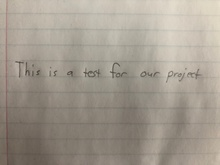
%> input picture image_processing/test_imgs/test_2.JPG, 220 x 165 px, shrunk from 4032 x 3024 before the run
$ octave --eval "result = find_chars('../test_imgs/test_2.JPG');"   (GNU Octave 9; MATLAB toolbox functions it lacks are replaced by stand-ins)
%> lines starting %> are read from the running program, lines starting %| are printed output that depends on the picture; in (x1, y1, x2, y2) boxes, pixels count from 0 and x2, y2 are one past the last pixel; in counts of white or black regions, pixels touching at a corner belong together; the program's own positions count from 1
function [outInfo] = find_chars(imgPath)
%> called with imgPath = '../test_imgs/test_2.JPG'
    outInfo.Lines = [];
    outInfo.Words = [];
    outInfo.Characters = [];

    img = imread(imgPath);
%> img is the input picture: size 165x220x3 uint8; mean R, G, B 162.5, 154.5, 143
    [numRows, numCols] = size(img);
%> numRows = 165; numCols = 660

    preppedImg = PreprocessImage(img);


    lines = ExtractLines(preppedImg);
    words = ExtractWords(preppedImg, lines);
    connComp = ComputeConnectedComponentsByWord(preppedImg, lines, words);

    connComp = DecomposeConnectedComponents(preppedImg, lines, words, connComp);

    % Show lines, words, and characters in a figure.
    VisualizeSegmentation(img, lines, words);
    outInfo.Lines = lines;
    outInfo.Words = words;
    outInfo.Characters = connComp;
end


function [outImg] = PreprocessImage(img)

    if size(img,3) == 3
        grayImg = rgb2gray(img);
    else
        grayImg = img;
    end

    %% Binarize
    binImg = imcomplement(imbinarize(grayImg));
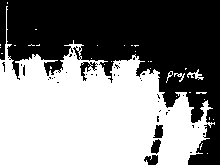
%> binImg: size 165x220 logical; 51.5% white; 41 black regions (36 under 20 px), largest, box (x1, y1, x2, y2) and area: (0, 0, 220, 165) 17059, (80, 62, 98, 81) 126, (144, 155, 158, 165) 104, (151, 139, 161, 154) 100, (153, 125, 163, 138) 98

    %% Thinning
    %se = strel('line',11,90);
    %shrunk_img = imerode(bin_img, se);
    % shrunkImg = bwmorph(binImg, 'skel', inf);
    shrunkImg = binImg;
    %% Noise removal
    % TODO
    outImg = shrunkImg;
end


function [lines] = ExtractLines(img)
    % Return n x 3 matrix in form [clusterStart, clusterEnd, clusterMean]

    % Use row histogram to determine line placement.
    rowHist = sum(img, 2);
%> rowHist = 165 values, max 215 at index 124, min 0 at index 1, mean 113.3
    % Aggregate clusters of adjadcent FG pixels from histogram.
    lines = FindClusters(rowHist, 2);
%> the loop in FindClusters, `for i = 1:numel(data)` made 165 passes
%> currCount on passes 1 to 12: 0, 0, 1, 1, 0, 0, 2, 1, 1, 2, 1, 1
%> after the loop in FindClusters, `for i = 1:numel(data)`: clusterSize = 159; clusters = 100 rows, first 12: [0 0 0; 0 0 0; 0 0 0; 0 0 0; 0 0 0; 0 0 0; 0 0 0; 0 0 0; 0 0 0; 0 0 0; 0 0 0; 0 0 0]; currentCluster = 159 values from 7 to 165; numMerged = 0
%> in FindClusters, `numMerged = numMerged + 1;`: numMerged = 1
%> in FindClusters, `clusterStart = currentCluster(1);`: clusterStart = 7
%> in FindClusters, `clusterEnd = currentCluster(clusterSize);`: clusterEnd = 165
%> in FindClusters, `clusterMean = round(mean(currentCluster(1:clusterSize)));`: clusterMean = 86
%> lines = [7 165 86]
end

function [words] = ExtractWords(img, lines)
%> called with lines = [7 165 86]
    % Words will be mapped to lines through a cell array of length lines.
    % Each word row will be 1 x 3 in form [clusterStart, clusterEnd, clusterMean]

    % Extract vertical histogram for each line.
    % Segment based on clusters.
    numLines = size(lines, 1);
%> numLines = 1
    words = cell(numLines, 1);
%> words = {[]}
    for iLine = 1:numLines
        currLine = lines(iLine, :);
        lineStart = currLine(1);
        lineEnd = currLine(2);
        lineImg = img(lineStart:lineEnd, :);

        colHist = sum(lineImg, 1);
        words(iLine) = {FindClusters(colHist, 5)};
    end
%> this loop made 1 pass
%> (currLine, lineStart, lineEnd) on pass 1: ([7 165 86], 7, 165)
%> pass 1, in ExtractWords, `lineImg = img(lineStart:lineEnd, :);`:
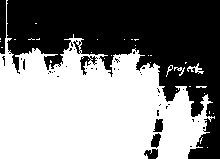
%> lineImg: size 159x220 logical; 53.4% white; 42 black regions (36 under 20 px), largest, box (x1, y1, x2, y2) and area: (7, 0, 220, 159) 15439, (0, 0, 6, 54) 302, (80, 56, 98, 75) 126, (144, 149, 158, 159) 104, (151, 133, 161, 148) 100, (153, 119, 163, 132) 98
%> after the loop, words = {[1 215 108]}

end

function [connComp] = ComputeConnectedComponentsByWord(img, lines, words)
%> called with lines = [7 165 86]
    % Expects a binary image as input along with words structure from
    % 'ExtractWords' function

    % For each word bounding box, find connected components.
    numLines = size(lines, 1);
    connComp = cell(numLines, 1);
%> connComp = {[]}
    for iLine = 1:numLines
        currLine = lines(iLine, :);
        lineRange = currLine(1) : currLine(2);
        currWords = words{iLine};
        numWords = size(currWords, 1);

        % Initialize size and struct form by using dummy example.
        clear currWordsComps;
        currWordsComps(numWords) = bwconncomp(img(1,1));
        for iWord = 1:numWords
            currWord = currWords(iWord, :);
            wordRange = currWord(1) : currWord(2);
            wordImg = img(lineRange, wordRange);
            currWordsComps(iWord) = bwconncomp(wordImg);
        end
        connComp(iLine) = {currWordsComps};
    end
%> this loop made 1 pass
%> (currLine, currWords, numWords) on pass 1: ([7 165 86], [1 215 108], 1)
%> after the loop, connComp = {33 connected components}; currWordsComps = 33 connected components
%> in find_chars, `connComp = ComputeConnectedComponentsByWord(preppedImg, lines, words);`: connComp = {33 connected components}
end

function clusters = FindClusters(data, gapThresh)

    if nargin < 2
        gapThresh = 0;
    end

    % Initialize to a large size. Will trim at the end
    clusters = zeros(100, 3);
    numMerged = 0;

    currentCluster = zeros(100, 1);
    clusterSize = 0;

    distFromLast = 0;
    % Sweep from left to right.
    for i = 1:numel(data)
        currCount = data(i);
        if currCount
            % Begin new or continue current cluster.
            if distFromLast > gapThresh
                % Terminate current cluster. Create a new one.
                % If current cluster is smaller than threshold, don't keep it.
                if clusterSize > gapThresh
                    numMerged = numMerged + 1;
                    clusterStart = currentCluster(1);
                    clusterEnd = currentCluster(clusterSize);
                    clusterMean = round(mean(currentCluster(1:clusterSize)));
                    clusters(numMerged, :) = [clusterStart, clusterEnd, clusterMean];
                end
                currentCluster = zeros(100, 1);
                clusterSize = 0;
            end
            % Add to current cluster.
            clusterSize = clusterSize + 1;
            currentCluster(clusterSize) = i;
            distFromLast = 0;
        end
        distFromLast = distFromLast + 1;
    end

    % Wrap up any loose ends.
    numMerged = numMerged + 1;
    clusterStart = currentCluster(1);
    clusterEnd = currentCluster(clusterSize);
    clusterMean = round(mean(currentCluster(1:clusterSize)));
    clusters(numMerged, :) = [clusterStart, clusterEnd, clusterMean];

    % Trim data structure.
    clusters(numMerged + 1:end, :) = [];
end

function [connComps] = DecomposeConnectedComponents(img, lines, words, connComps)
%> called with lines = [7 165 86]
    % Outputs n x 1 cell array where n is number of words
    % Cell contents are m x 4 matrix where m is number of characters
    % and 5 represents bbox info and recognition id: [minH, minW, maxH, maxW, id]
    % Note: Recognition id is useful for punctuation info and other special
    % cases and prevents those characters from passing through later classification step.

    % TODO

    % For each connComp, check if width to height ratio exceeds 80%.
    splitRatio = 1.8;

    numLines = size(lines, 1);
    for iLine = 1:numLines
        rowRange = lines(iLine, 1) : lines(iLine, 2);
        rowsHeight = numel(rowRange);
        wordsInfo = words{iLine};
        wordsChars = connComps{iLine};
        for iWord = 1:numel(wordsChars)
            colRange = wordsInfo(iWord, 1) : wordsInfo(iWord, 2);
            wordImg = img(rowRange, colRange);
            globalOffset = [rowRange(1), colRange(1)];
            comps = wordsChars(iWord);

            % Separated components will replace existing components.
            newCompPixels = cell(1, 10000);
            numNewComps = 0;

            rProps = regionprops(comps);
            for iComp = 1:numel(rProps)
                localBBox = ceil(rProps(iComp).BoundingBox);

                % Don't decompose if width isn't 80% or more of height
                if localBBox(3) < splitRatio * localBBox(4)
                    numNewComps = numNewComps + 1;
                    newCompPixels{numNewComps} = comps.PixelIdxList{iComp};
                    continue;
                end

                % Compute Top-down profile.
                charPixels = comps.PixelIdxList{iComp};

                charImg = wordImg;
                charImg(setdiff(1:numel(charImg), charPixels)) = 0;
                charImg = charImg(rowRange - rowRange(1) + 1, localBBox(1) : localBBox(1) + localBBox(3) - 1);

                tdp = zeros(1, size(charImg, 2));
                for pCol = 1:numel(tdp)
                    tdp(pCol) = find(charImg(:, pCol), 1);
                end

                try
                    [peakMags, peakLocs] = findpeaks(tdp);
                catch e
                    warning('Not enough data to compute peaks...')
                    peakLocs = [];
                end

                if isempty(peakLocs)
                    continue;
                end

                % Adjust peak locs to wordImg reference frame.
                peakLocs = peakLocs + localBBox(1) - 1;

                % Split along peaks, if and only if resulting patches are
                % not really small (this is a literal edge case)

                prevPeakLoc = localBBox(1);
                peakLocs(end+1) = localBBox(1) + localBBox(3) - 1;
                for iPLoc = 1:numel(peakLocs)
                    currPeak = peakLocs(iPLoc);
                    keepArea = wordImg(:, prevPeakLoc : currPeak);
                    % maxLinIndx = rowsHeight * currPeak;
                    linOffset = rowsHeight * (prevPeakLoc - 1);
                    keepPixels = find(keepArea) + linOffset;

                    numNewComps = numNewComps + 1;
                    newCompPixels{numNewComps} = keepPixels;


                    prevPeakLoc = currPeak;
                end

            end
            % Replace component with new pixel information from
            % decomposition.
            newCompPixels(numNewComps+1:end) = [];
            if numNewComps >= 1
                wordsChars(iWord).PixelIdxList = newCompPixels;
            end
            wordsChars(iWord).NumObjects = size(wordsChars(iWord).PixelIdxList, 2);
        end
        connComps{iLine} = wordsChars;
    end
%> this loop made 1 pass
%> wordsInfo on pass 1: [1 215 108]
%> after the loop, connComps = {25 connected components}; newCompPixels = 25 items; tdp = [87 87 87 87 87 87 87 87 87 87 87]; wordsChars = 25 connected components
%> in find_chars, `connComp = DecomposeConnectedComponents(preppedImg, lines, words, conn..`: connComp = {25 connected components}

end


function VisualizeSegmentation(img, lines, words, connComp)
%> called with lines = [7 165 86]

    % Draw horizontal lines. (Magenta color)
    img(lines(:, 1), :, 1) = 255;
    img(lines(:, 1), :, 2) = 120;
    img(lines(:, 2), :, 1) = 255;
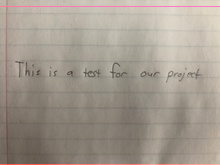
%> img: size 165x220x3 uint8; mean R, G, B 163.5, 154, 143
    img(lines(:, 2), :, 2) = 120;
%> img: size 165x220x3 uint8; 0.6% of pixels changed, all inside (x1, y1, x2, y2) = (0, 164, 220, 165)

    % Draw vertical lines. (Red color)
    for i = 1:numel(words)
        currLine = lines(i, :);
        rowRange = currLine(1) : currLine(2);

        currWords = words{i};
        for j = 1:size(currWords, 1)
            currWord = currWords(j, :);

            img(rowRange, currWord(1), 1) = 255;
            img(rowRange, currWord(1), 2) = 0;
            img(rowRange, currWord(1), 3) = 0;
            img(rowRange, currWord(2), 1) = 255;
            img(rowRange, currWord(2), 2) = 0;
            img(rowRange, currWord(2), 3) = 0;
        end
    end
%> this loop made 1 pass
%> (currLine, currWords) on pass 1: ([7 165 86], [1 215 108])
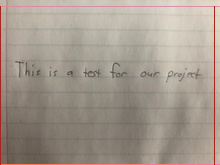
%> img: size 165x220x3 uint8; mean R, G, B 164.2, 152.6, 141.8

    % figure; imshow(img);

    % TODO: Show connected components of words. (Likely in different
    % figure region)
    if nargin < 4
        return;
    end


end
%> in find_chars, `outInfo.Lines = lines;`: outInfo.Lines = [7 165 86]
%> in find_chars, `outInfo.Words = words;`: outInfo.Words = {[1 215 108]}
%> in find_chars, `outInfo.Characters = connComp;`: outInfo.Characters = {25 connected components}
%> `result = find_chars('../test_imgs/test_2.JPG');`: result = {Lines [7 165 86]}

$ run again, on image_processing/test_imgs/test_1.png
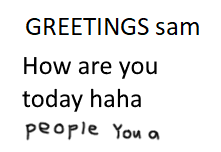
%> input picture image_processing/test_imgs/test_1.png, 221 x 152 px
%> in find_chars, img is the input picture: size 152x221x3 uint8; mean R, G, B 235.1, 235.1, 235.1
%> in PreprocessImage, `binImg = imcomplement(imbinarize(grayImg));`:
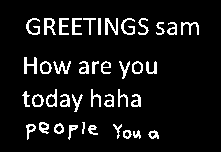
%> binImg: size 152x221 logical; 8.6% white in thin lines or dots, all inside (x1, y1, x2, y2) = (22, 18, 199, 140)
%> rowHist = 152 values, max 90 at index 34, min 0 at index 1, mean 19.1
%> the loop in FindClusters, `for i = 1:numel(data)` made 152 passes
%> currCount on passes 1 to 8: 0, 0, 0, 0, 0, 0, 0, 0
%> after the loop in FindClusters, `for i = 1:numel(data)`: clusterEnd = 112; clusterMean = 101; clusterSize = 18; clusterStart = 90; clusters = 100 rows, first 12: [19 35 27; 58 79 69; 90 112 101; 0 0 0; 0 0 0; 0 0 0; 0 0 0; 0 0 0; 0 0 0; 0 0 0; 0 0 0; 0 0 0]; currentCluster = 100 values, max 140 at index 18, min 0 at index 19, mean 23.67; distFromLast = 13; numMerged = 3
%> in FindClusters, `numMerged = numMerged + 1;`: numMerged = 4
%> in FindClusters, `clusterStart = currentCluster(1);`: clusterStart = 123
%> in FindClusters, `clusterEnd = currentCluster(clusterSize);`: clusterEnd = 140
%> in FindClusters, `clusterMean = round(mean(currentCluster(1:clusterSize)));`: clusterMean = 132
%> in ExtractLines, `lines = FindClusters(rowHist, 2);`: lines = [19 35 27; 58 79 69; 90 112 101; 123 140 132]
%> the loop in ExtractWords, `for iLine = 1:numLines` made 4 passes
%> (currLine, lineStart, lineEnd) on passes 1 to 4: ([19 35 27], 19, 35), ([58 79 69], 58, 79), ([90 112 101], 90, 112), ([123 140 132], 123, 140)
%> after the loop in ExtractWords, `for iLine = 1:numLines`: words = {[27 149 88; 157 199 178], [25 71 49; 80 111 96; 120 157 138], [23 83 53; 92 141 117], [27 49 38; 55 98 76; 114 141 127; 149 159 154]}
%> the loop in ComputeConnectedComponentsByWord, `for iLine = 1:numLines` made 4 passes
%> (currLine, currWords, numWords) on passes 1 to 4: ([19 35 27], [27 149 88; 157 199 178], 2), ([58 79 69], [25 71 49; 80 111 96; 120 157 138], 3), ([90 112 101], [23 83 53; 92 141 117], 2), ([123 140 132], [27 49 38; 55 98 76; 114 141 127; 149 159 154], 4)
%> after the loop in ComputeConnectedComponentsByWord, `for iLine = 1:numLines`: connComp = {9 connected components, 3 connected components, 5 connected components, 2 connected components}; currWordsComps = 2 connected components
%> the loop in DecomposeConnectedComponents, `for iLine = 1:numLines` made 4 passes
%> wordsInfo on passes 1 to 4: [27 149 88; 157 199 178], [25 71 49; 80 111 96; 120 157 138], [23 83 53; 92 141 117], [27 49 38; 55 98 76; 114 141 127; 149 159 154]
%> after the loop in DecomposeConnectedComponents, `for iLine = 1:numLines`: connComps has the same summary as connComp in ComputeConnectedComponentsByWord; newCompPixels = 1 item
%> the loop in VisualizeSegmentation, `for i = 1:numel(words)` made 4 passes
%> (currLine, currWords) on passes 1 to 4: ([19 35 27], [27 149 88; 157 199 178]), ([58 79 69], [25 71 49; 80 111 96; 120 157 138]), ([90 112 101], [23 83 53; 92 141 117]), ([123 140 132], [27 49 38; 55 98 76; 114 141 127; 149 159 154])
%> after the loop in VisualizeSegmentation, `for i = 1:numel(words)`:
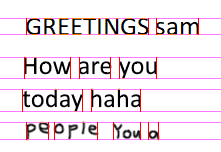
%> img: size 152x221x3 uint8; mean R, G, B 237, 226.8, 232.5
%> outInfo.Lines = [19 35 27; 58 79 69; 90 112 101; 123 140 132]
%> outInfo.Words has the same summary as words in ExtractWords
%> outInfo.Characters has the same summary as connComp in ComputeConnectedComponentsByWord

$ run again, on image_processing/test_imgs/test_3.png
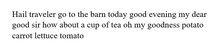
%> input picture image_processing/test_imgs/test_3.png, 220 x 50 px, shrunk from 747 x 171 before the run
%> in find_chars, img is the input picture: size 50x220x3 uint8; min 52, max 255, mean 239.9
%> in PreprocessImage, `binImg = imcomplement(imbinarize(grayImg));`:
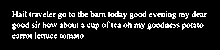
%> binImg: size 50x220 logical; 10.8% white in thin lines or dots, all inside (x1, y1, x2, y2) = (12, 11, 207, 39)
%> rowHist = 50 values, max 123 at index 17, min 0 at index 1, mean 23.78
%> the loop in FindClusters, `for i = 1:numel(data)` made 50 passes
%> currCount on passes 1 to 8: 0, 0, 0, 0, 0, 0, 0, 0
%> after the loop in FindClusters, `for i = 1:numel(data)`: clusters = 100 rows, first 12: [12 19 16; 22 30 26; 0 0 0; 0 0 0; 0 0 0; 0 0 0; 0 0 0; 0 0 0; 0 0 0; 0 0 0; 0 0 0; 0 0 0]; currentCluster = 100 values, max 39 at index 7, min 0 at index 8, mean 2.52
%> in FindClusters, `numMerged = numMerged + 1;`: numMerged = 3
%> in FindClusters, `clusterStart = currentCluster(1);`: clusterStart = 33
%> in FindClusters, `clusterEnd = currentCluster(clusterSize);`: clusterEnd = 39
%> in FindClusters, `clusterMean = round(mean(currentCluster(1:clusterSize)));`: clusterMean = 36
%> in ExtractLines, `lines = FindClusters(rowHist, 2);`: lines = [12 19 16; 22 30 26; 33 39 36]
%> the loop in ExtractWords, `for iLine = 1:numLines` made 3 passes
%> (currLine, lineStart, lineEnd) on passes 1 to 3: ([12 19 16], 12, 19), ([22 30 26], 22, 30), ([33 39 36], 33, 39)
%> after the loop in ExtractWords, `for iLine = 1:numLines`: words = {[13 207 111], [13 204 111], [13 84 48]}
%> the loop in ComputeConnectedComponentsByWord, `for iLine = 1:numLines` made 3 passes
%> (currLine, lineRange, currWords) on passes 1 to 3: ([12 19 16], [12 13 14 15 16 17 18 19], [13 207 111]), ([22 30 26], [22 23 24 25 26 27 28 29 30], [13 204 111]), ([33 39 36], [33 34 35 36 37 38 39], [13 84 48])
%> after the loop in ComputeConnectedComponentsByWord, `for iLine = 1:numLines`: connComp = {25 connected components, 23 connected components, 8 connected components}; currWordsComps = 8 connected components
%> the loop in DecomposeConnectedComponents, `for iLine = 1:numLines` made 3 passes
%> (rowRange, wordsInfo) on passes 1 to 3: ([12 13 14 15 16 17 18 19], [13 207 111]), ([22 23 24 25 26 27 28 29 30], [13 204 111]), ([33 34 35 36 37 38 39], [13 84 48])
%> after the loop in DecomposeConnectedComponents, `for iLine = 1:numLines`: connComps = {36 connected components, 30 connected components, 16 connected components}; newCompPixels = 16 items; peakLocs = [59 62 65 67]; tdp = [3 3 3 4 3 4 6 3 3 4 3 3]; wordsChars = 16 connected components
%> in find_chars, `connComp = DecomposeConnectedComponents(preppedImg, lines, words, conn..`: connComp has the same summary as connComps in DecomposeConnectedComponents
%> the loop in VisualizeSegmentation, `for i = 1:numel(words)` made 3 passes
%> after the loop in VisualizeSegmentation, `for i = 1:numel(words)`:
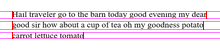
%> img: size 50x220x3 uint8; mean R, G, B 240.8, 223.6, 238.9
%> outInfo.Lines = [12 19 16; 22 30 26; 33 39 36]
%> outInfo.Words = {[13 207 111], [13 204 111], [13 84 48]}
%> outInfo.Characters has the same summary as connComps in DecomposeConnectedComponents
